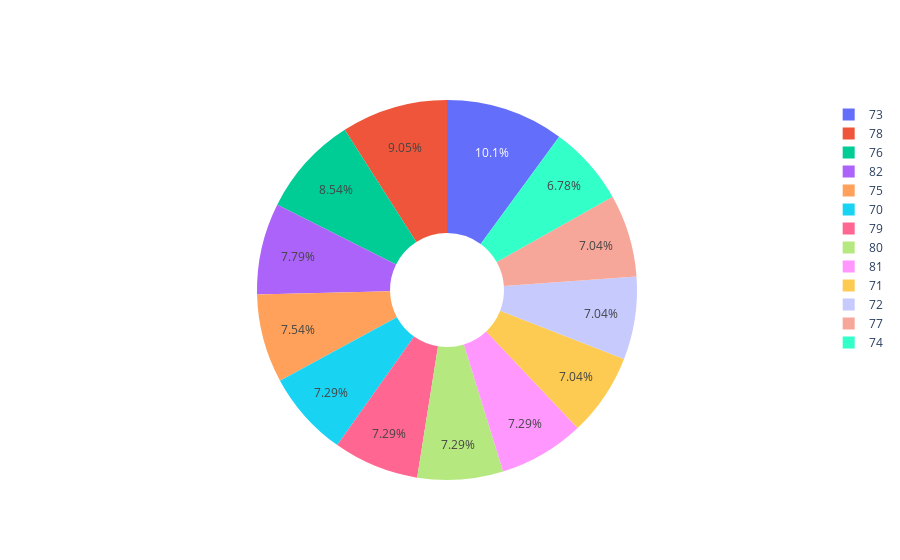

The cell this chart's notebook holds for it:
### Code cell
import plotly.graph_objects as go

labels = list(a.index)
values = list(a.values)

# Use `hole` to create a donut-like pie chart
fig = go.Figure(data=[go.Pie(labels=labels, values=values, hole=.3)])
fig.show()

### Figure 1 — Plotly figure (JSON) as saved in the notebook; plotly's stock layout.template omitted (floating-point values rounded to 4 significant figures)
{"data": [{"hole": 0.3, "labels": [70, 71, 72, 73, 74, 75, 76, 77, 78, 79, 80, 81, 82], "type": "pie", "values": [29, 28, 28, 40, 27, 30, 34, 28, 36, 29, 29, 29, 31]}], "layout": {}}
